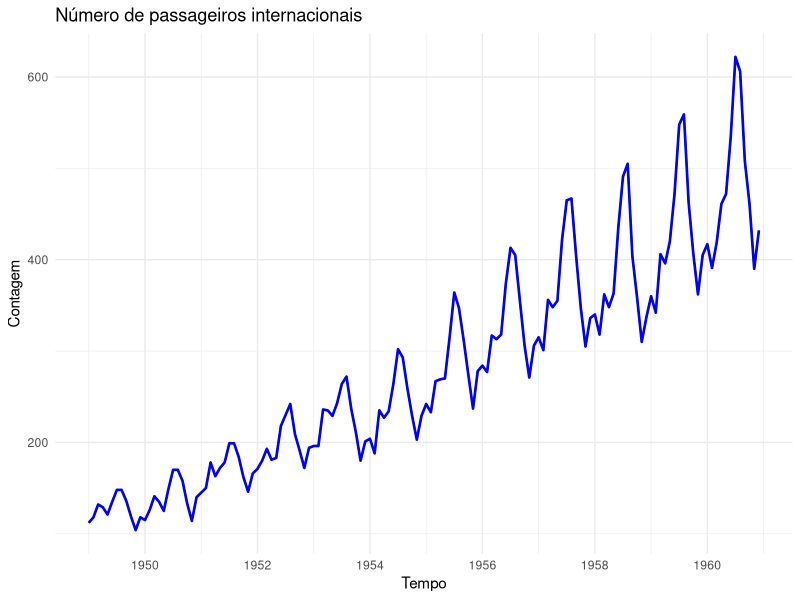
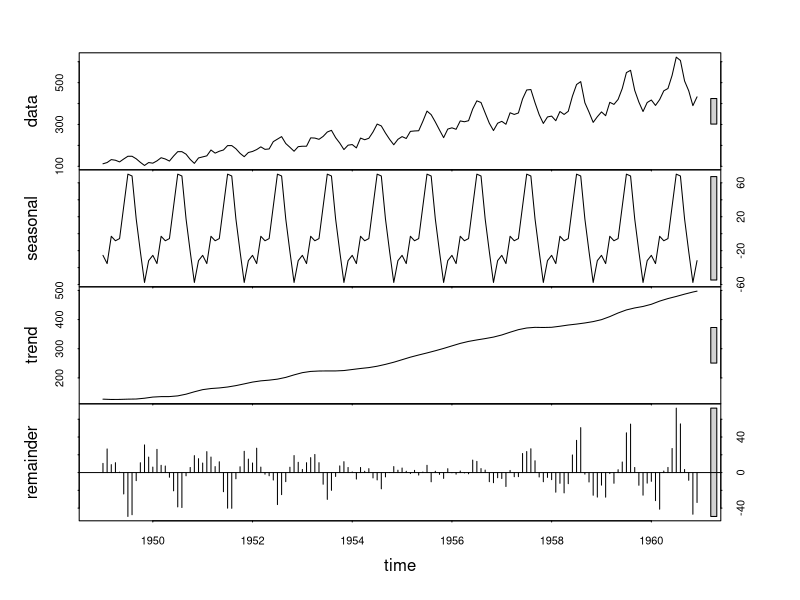
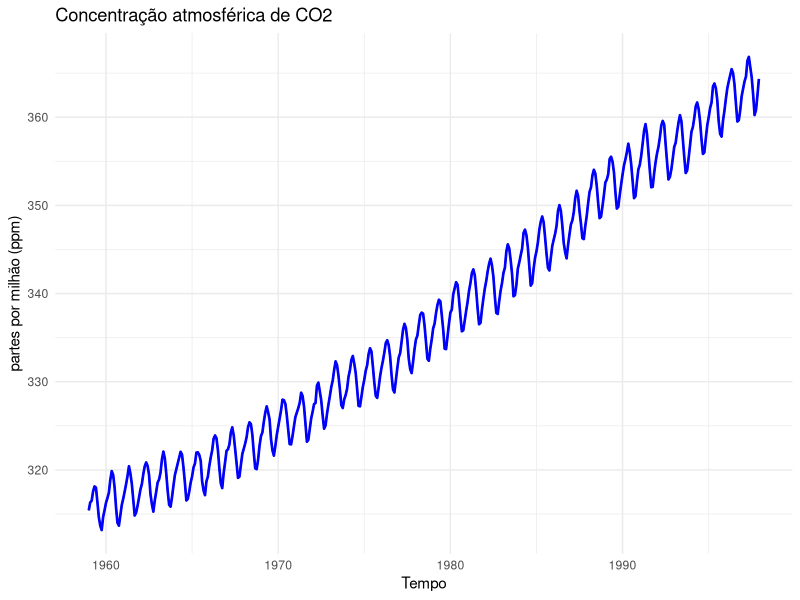
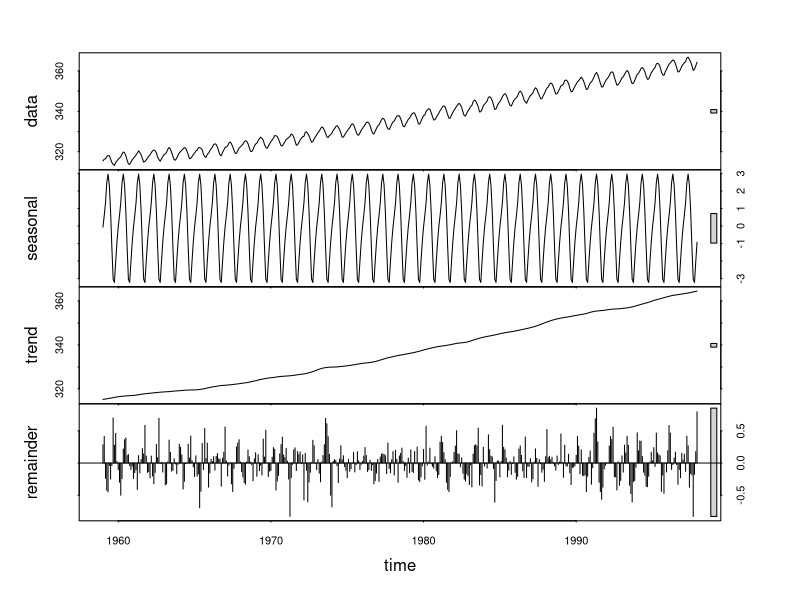
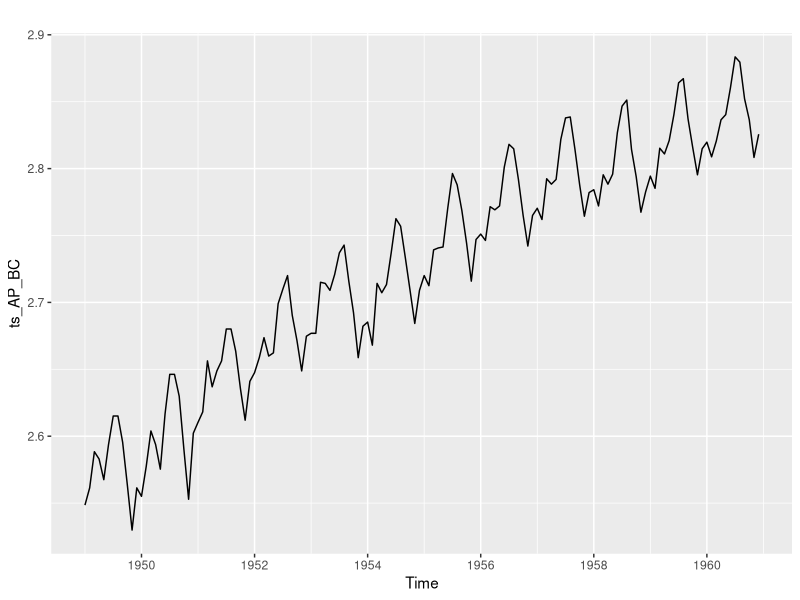

The R script that drew these images, in order:
library(forecast)
library(ggplot2)

ts_AP<-AirPassengers
autoplot(ts_AP)+
  geom_line(linewidth = 0.9, color = 'blue')+
  labs(title = 'Número de passageiros internacionais')+
  xlab("Tempo")+
  ylab("Contagem")+
  theme_minimal()
AP_stl<- stl(ts_AP,s.window = 'periodic')
plot(AP_stl)


ts_co<-co2
autoplot(ts_co)+
  geom_line(linewidth = 0.9, color = 'blue')+
  labs(title = 'Concentração atmosférica de CO2')+
  xlab("Tempo")+
  ylab("partes por milhão (ppm)")+
  theme_minimal()
co_stl<-stl(ts_co, s.window = 'periodic')
plot(co_stl)


lambda_AP<-BoxCox.lambda(ts_AP, method = 'guerrero')
lambda_AP
ts_AP_BC<-BoxCox(ts_AP,lambda_AP)
autoplot(ts_AP_BC)

lambda_co<-BoxCox.lambda(ts_co, method = 'guerrero')
lambda_co
